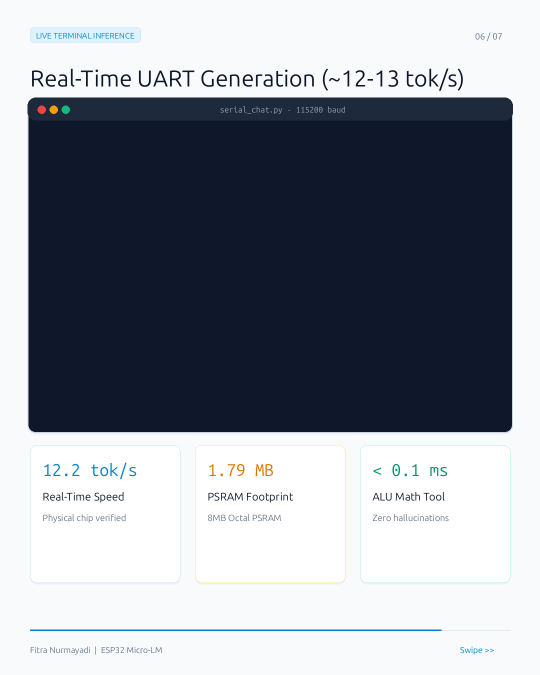
#> input picture testing_video/assets/slide_06_template.png, 1080 x 1350 px, found by its file name (shown at 1/2 size)
$ python generate_slide6_animation.py
#> lines starting #> are read from the running program, lines starting #| are printed output that depends on the picture
import os
import cv2
import numpy as np
from PIL import Image

TEMPLATE_PATH = "/home/aiot/Projects/KIBO-MICROLM/testing_video/assets/slide_06_template.png"
VIDEO_PATH = "/home/aiot/Projects/KIBO-MICROLM/testing_video/kibo_terminal_cropped.mp4"
OUTPUT_MP4 = "/home/aiot/Projects/KIBO-MICROLM/testing_video/carousel_slides/slide_06_animated.mp4"
OUTPUT_GIF = "/home/aiot/Projects/KIBO-MICROLM/testing_video/carousel_slides/slide_06_animated.gif"

base_img = Image.open(TEMPLATE_PATH).convert("RGB")
#> base_img is the input picture: PIL image 1080x1350 RGB; mean R, G, B 143.5, 148.5, 157.9
base_np = np.array(base_img)
H, W, _ = base_np.shape
#> H = 1350; W = 1080

cap = cv2.VideoCapture(VIDEO_PATH)
fps = cap.get(cv2.CAP_PROP_FPS)
total_frames = int(cap.get(cv2.CAP_PROP_FRAME_COUNT))

print(f"Reading video: {total_frames} frames @ {fps} fps")

# Prepare video writer for MP4
fourcc = cv2.VideoWriter_fourcc(*'mp4v')
out = cv2.VideoWriter(OUTPUT_MP4, fourcc, fps, (W, H))

frame_count = 0
while True:
    ret, frame = cap.read()
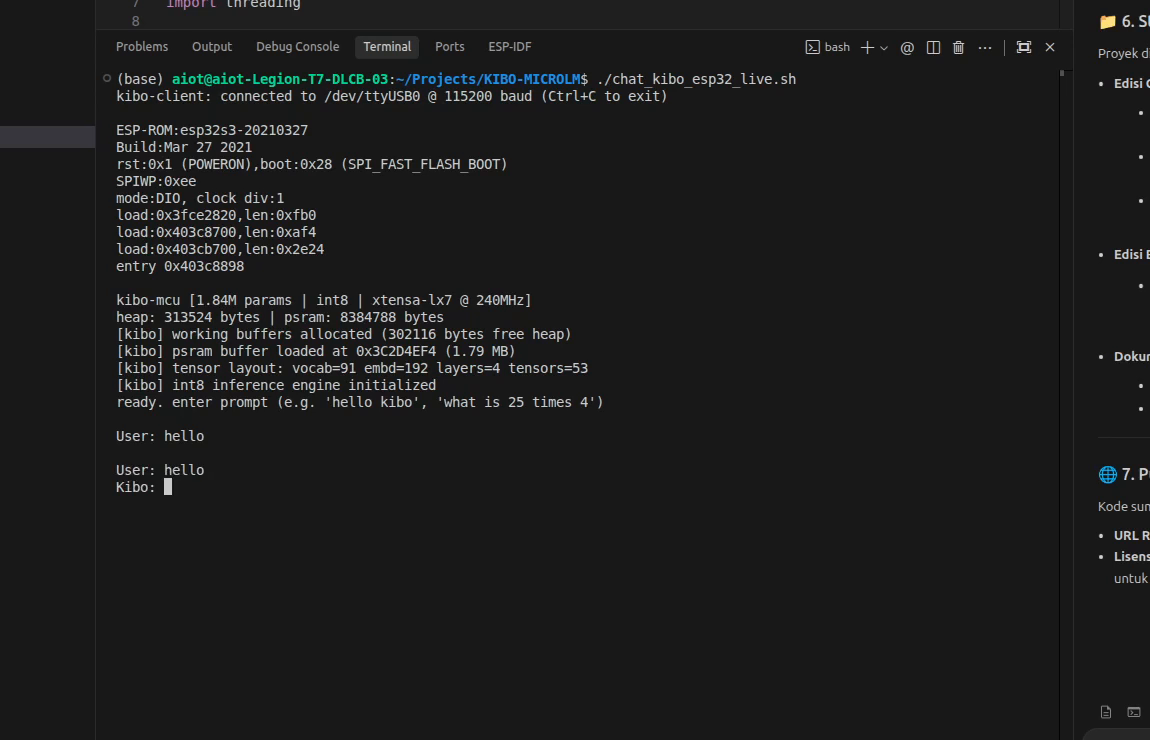
#> input picture frame 292 of testing_video/kibo_terminal_cropped.mp4, 1150 x 740 px
#> frame is the input picture: shape (740, 1150, 3); mean B, G, R 28.8, 28.7, 28.4
    if not ret:
        break

    # Frame is BGR from OpenCV, resize to (960, 610)
    frame_resized = cv2.resize(frame, (960, 610), interpolation=cv2.INTER_LANCZOS4)

    # Composite into base slide
    composite = cv2.cvtColor(base_np, cv2.COLOR_RGB2BGR).copy()
    composite[245:245+610, 60:60+960] = frame_resized
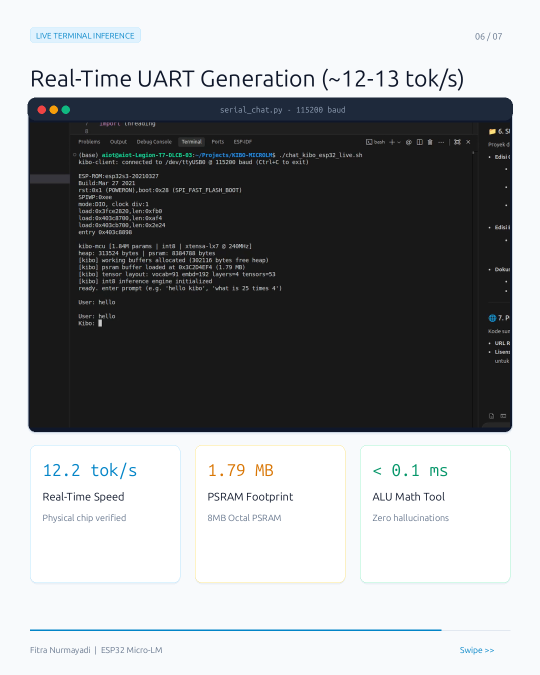
#> composite: shape (1350, 1080, 3) (shown at 1/2 size); mean B, G, R 152.6, 150.8, 148.9

    out.write(composite)
    frame_count += 1
    if frame_count % 300 == 0:
        print(f"Rendered {frame_count}/{total_frames} frames...")

cap.release()
out.release()
print(f"MP4 rendered to {OUTPUT_MP4}")

# Now convert to optimized H.264 mp4 and animated GIF using ffmpeg
os.system(f"ffmpeg -y -i '{OUTPUT_MP4}' -c:v libx264 -crf 18 -preset fast -pix_fmt yuv420p '{OUTPUT_MP4}.temp.mp4' && mv '{OUTPUT_MP4}.temp.mp4' '{OUTPUT_MP4}'")

# Generate optimized GIF (scaled to 720px width for fast web playback)
os.system(f"ffmpeg -y -i '{OUTPUT_MP4}' -vf 'fps=10,scale=720:-1:flags=lanczos,split[s0][s1];[s0]palettegen[p];[s1][p]paletteuse' -loop 0 '{OUTPUT_GIF}'")

print(f"GIF rendered to {OUTPUT_GIF}")
